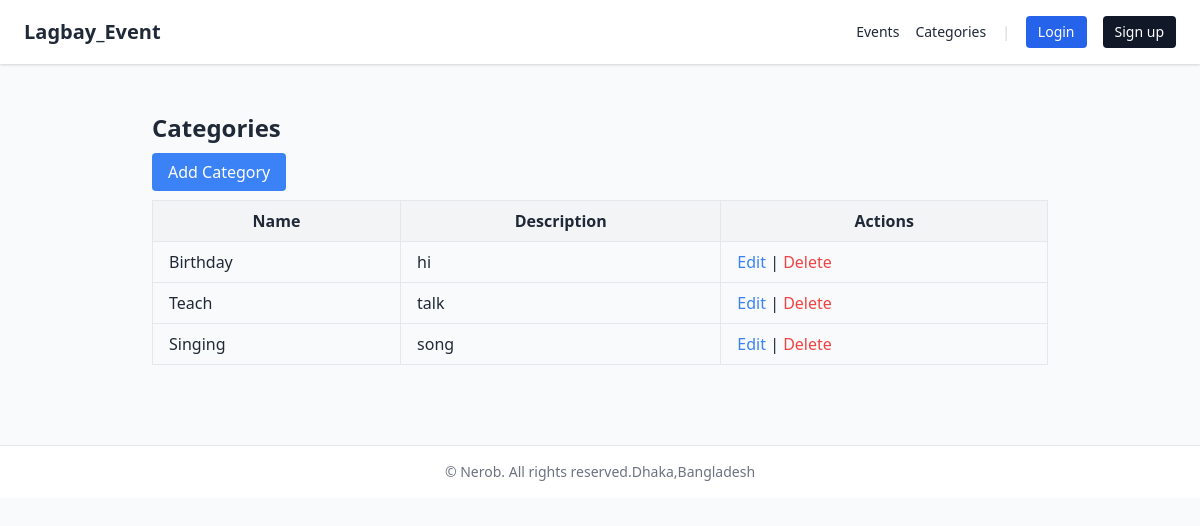
Page /categories/ on the committed database.
### event_app/models.py (models this page shows, shortened)
class Category(models.Model):
    name = models.CharField(max_length=100, unique=True)
    description = models.TextField(blank=True)
    created_at = models.DateTimeField(auto_now_add=True)
    updated_at = models.DateTimeField(auto_now=True)
    class Meta:
        ordering = ("name",)

### event_app/views.py (the view)
# urls.py: path('categories/', views.category_list, name='category_list'),
def category_list(request):
    categories = Category.objects.annotate(event_count=Count('events'))
    return render(request, 'event_app/category_list.html', {'categories': categories})

### event_app/templates/event_app/category_list.html
{% extends "event_app/base.html" %}
{% block content %}
<div class="max-w-4xl mx-auto py-6">
    <h1 class="text-2xl font-bold mb-4">Categories</h1>
    <a href="{% url 'event_app:category_create' %}" class="px-4 py-2 bg-blue-500 text-white rounded">Add Category</a>
    <table class="mt-4 w-full border-collapse border border-gray-300">
        <thead>
            <tr class="bg-gray-100">
                <th class="border px-4 py-2">Name</th>
                <th class="border px-4 py-2">Description</th>
                <th class="border px-4 py-2">Actions</th>
            </tr>
        </thead>
        <tbody>
            {% for category in categories %}
            <tr>
                <td class="border px-4 py-2">{{ category.name }}</td>
                <td class="border px-4 py-2">{{ category.description }}</td>
                <td class="border px-4 py-2">
                    <a href="{% url 'event_app:category_update' category.id %}" class="text-blue-500">Edit</a> |
<a href="{% url 'event_app:category_delete' category.id %}" class="text-red-500">Delete</a>
                </td>
            </tr>
            {% empty %}
            <tr>
                <td colspan="3" class="text-center py-4">No categories found.</td>
            </tr>
            {% endfor %}
        </tbody>
    </table>
</div>
{% endblock %}

### rows in the picture
Category: name "Birthday", description "hi"
Category: name "Teach", description "talk"
Category: name "Singing", description "song"
